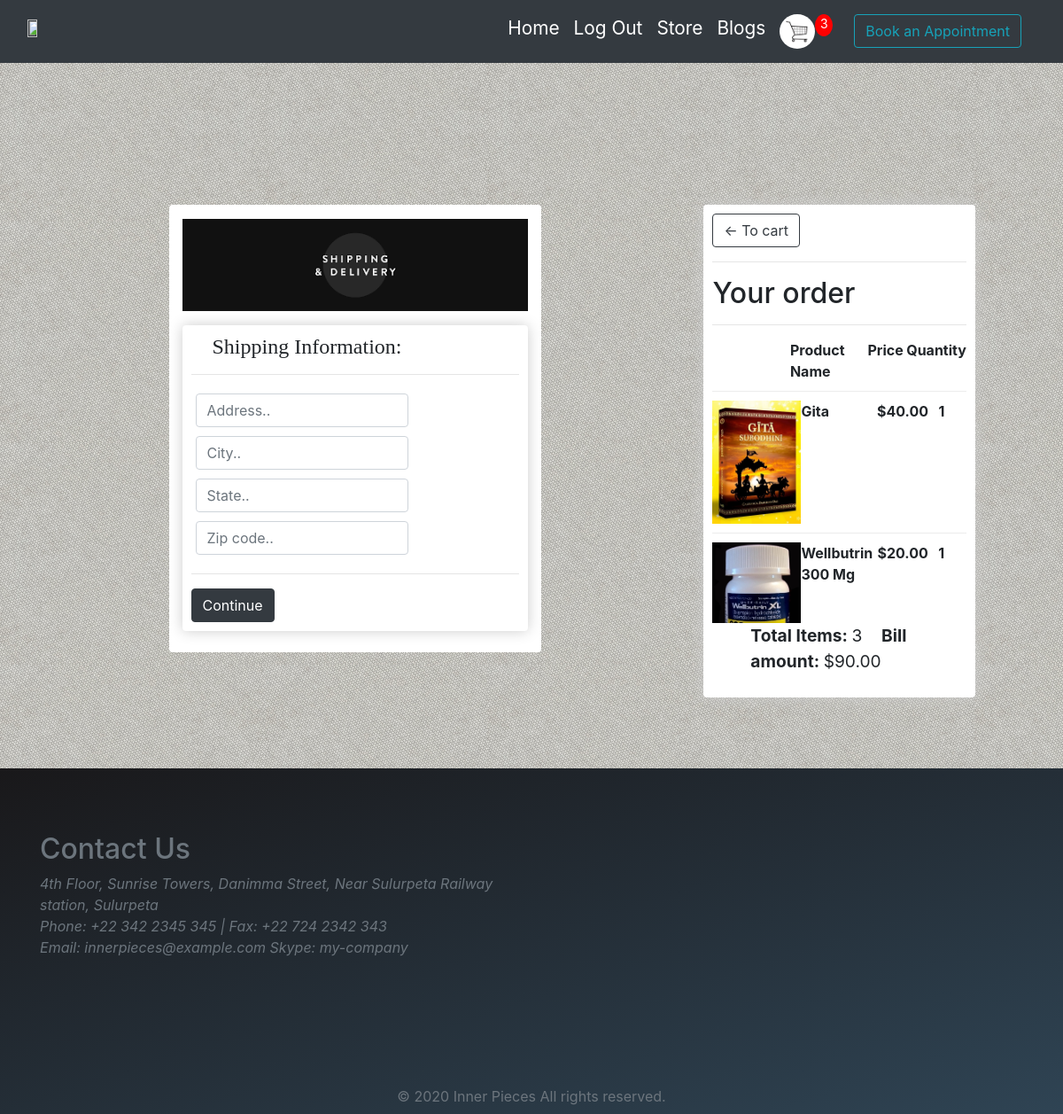
/ecom/checkout/ (signed in), run on the app's committed database.
### ecommerce/models.py (models this page shows, shortened)
class cart_item(models.Model):
    item = models.ForeignKey(item,on_delete=models.SET_NULL,null=True,blank=True)
    order = models.ForeignKey(cart,on_delete=models.SET_NULL,null=True,blank=True)
    quantity = models.IntegerField(default=0, null=True,blank=True)
    date_added = models.DateTimeField(auto_now_add=True)
    @property
    def total_price(self):
        total = self.quantity * self.item.price
        return total

class item(models.Model):
    category = models.CharField(max_length=50)
    name = models.CharField(max_length=100)
    desc = models.TextField()
    price = models.DecimalField(max_digits=7,decimal_places=2)
    seller = models.CharField(max_length=100)
    image = models.ImageField(default="default.png" ,upload_to="ecom_pics")
    rating = models.IntegerField(choices=[(i, i) for i in range(1, 6)], blank=True)

class cart(models.Model):
    user = models.ForeignKey(User,on_delete=models.CASCADE,null=True,blank=True)
    date_ordered = models.DateTimeField(auto_now_add=True)
    complete = models.BooleanField(default=False, null=True, blank=False)
    transaction_id = models.CharField(max_length=200,null=True)
    @property
    def total_bill(self):
        cartitems = self.cart_item_set.all()
        total = 0
        for item in cartitems:
            total = total + item.total_price
        return total
    @property
    def total_quantity(self):
        cartitems = self.cart_item_set.all()
        total = 0
        for item in cartitems:
            total = total + item.quantity
        return total

### ecommerce/views.py (the view)
# urls.py: path('checkout/',views.checkout,name='checkout'),
def checkout(request):
    data = cartData(request)
    items = data['items']
    order = data['order']
    cart_quantity = data['cart_quantity']
    context={'items':items,'order':order,'cart_quantity':cart_quantity}
    return render(request,'checkout.html', context)

### ecommerce/utils.py (called while the page is built)
def cartData(request):
    if request.user.is_authenticated:
        user = request.user
        order,added = cart.objects.get_or_create(user = user,complete=False)
        items = order.cart_item_set.all()
        cart_quantity = order.total_quantity
    else:
        guestdata = guestcart(request)
        items = guestdata['items']
        order = guestdata['order']
        cart_quantity = guestdata['cart_quantity']
    return {'items':items,'order':order,'cart_quantity':cart_quantity}

### users/models.py (called while the page is built)
    def __str__(self):
    	return f'{self.username} User'

### ecommerce/templates/checkout.html (shortened to what this page needs)
{% extends 'base.html' %}
{% load static %}
{% load crispy_forms_tags %}
{% block content %}
<div class="container-fluid">
    <div class="row" style="margin-left:15%; margin-top:10em; margin-bottom:5em; ">
        <div class="card col-lg-5 " style="border:2px black;background-color:white;height:fit-content;"><img src="{% static 'checkout_banner.jpg' %}" style="margin-top:1em;">
            <div style="box-shadow:hsl(0, 0%, 80%) 0 0 16px;background-color: #fff;border-radius: 4px;padding: 10px;margin-top:1em;" id="form-wrapper">
				<form id="form">
					<div id="shipping-info">
						<h5 style="font-family: 'Times New Roman', Times, serif;margin-left:1em; font-size:1.5em;">Shipping Information:</h5>
						<hr>
						<div class="form-field">
							<input class="form-control" type="text" name="address" placeholder="Address..">
						</div>
						<div class="form-field">
							<input class="form-control" type="text" name="city" placeholder="City..">
						</div>
						<div class="form-field">
							<input class="form-control" type="text" name="state" placeholder="State..">
						</div>
						<div class="form-field">
							<input class="form-control" type="text" name="zipcode" placeholder="Zip code..">
						</div>
					</div>
					<hr>
					<input id="form-button" class="btn btn-dark" type="submit" value="Continue" style="margin-right:2em;">
				</form>
			</div>
			<br>
        </div>
        <div class="col-lg-2"></div>
        <div class="col-lg-4" style="border:2px;">
            <div style=" box-shadow:hsl(0, 0%, 80%) 0 0 16px;background-color: #fff;border-radius: 4px;padding: 10px;">
                <a class="btn btn-outline-dark" href="{% url 'cart' %}">&#x2190; To cart</a>
                <hr>
                <h2>Your order</h2>
				<hr>
				<div style="overflow-y:scroll;height:20em;">
					<div style="display: flex;align-items: flex-stretch;padding-bottom: 10px;margin-bottom: 10px;border-bottom: 1px solid #ececec;">
						<div style="flex:2"></div>
						<div style="flex:2"><strong>Product Name</strong></div>
						<div style="flex:1"><strong>Price</strong></div>
						<div style="flex:1"><strong>Quantity</strong></div>
					</div>
				{% if items %}
				{% for item in items %}
                <div style="display: flex;align-items: flex-stretch;padding-bottom: 10px;margin-bottom: 10px;border-bottom: 1px solid #ececec;">
                    <div style="flex:2"><img src="{{item.item.image.url}}" style="width:100px"></div>
                    <div style="flex:2"><strong>{{item.item.name}}</strong></div>
                    <div style="flex:1"><strong>${{item.item.price}}</strong></div>
                    <div style="flex:1"><strong>&nbsp;&nbsp;&nbsp;{{item.quantity}}</strong></div>
				</div>
				{% endfor %}
				{% else %}
				<div style="display: flex;align-items: flex-stretch;padding-bottom: 10px;margin-bottom: 10px;border-bottom: 1px solid #ececec;">
                    <img src="{% static 'empty-cart-banner.png' %}" style="margin: 5% 30%">
				</div>
				{% endif %}
				</div>
				<p style="margin-left: 15%;font-size: 1.2em;"><strong>Total Items: </strong>{{order.total_quantity}}&nbsp;&nbsp;&nbsp;&nbsp;<strong>Bill amount: </strong>${{order.total_bill}} </p>
            </div>
        </div>
    </div>
</div>
{% endblock %}

### ecommerce/templates/checkout.html (style rules this page uses)
.form-field { width:250px; display: inline-block; padding: 5px; }

### data on the page
cart_item: item.image (picture), item.name "Gita", item.price "40.00", quantity "1"
cart_item: item.image (picture), item.name "Wellbutrin 300 Mg", item.price "20.00", quantity "1"
cart: total_quantity "3", total_bill "90.00"

### other printed values
{{ cart_quantity }} "3"
